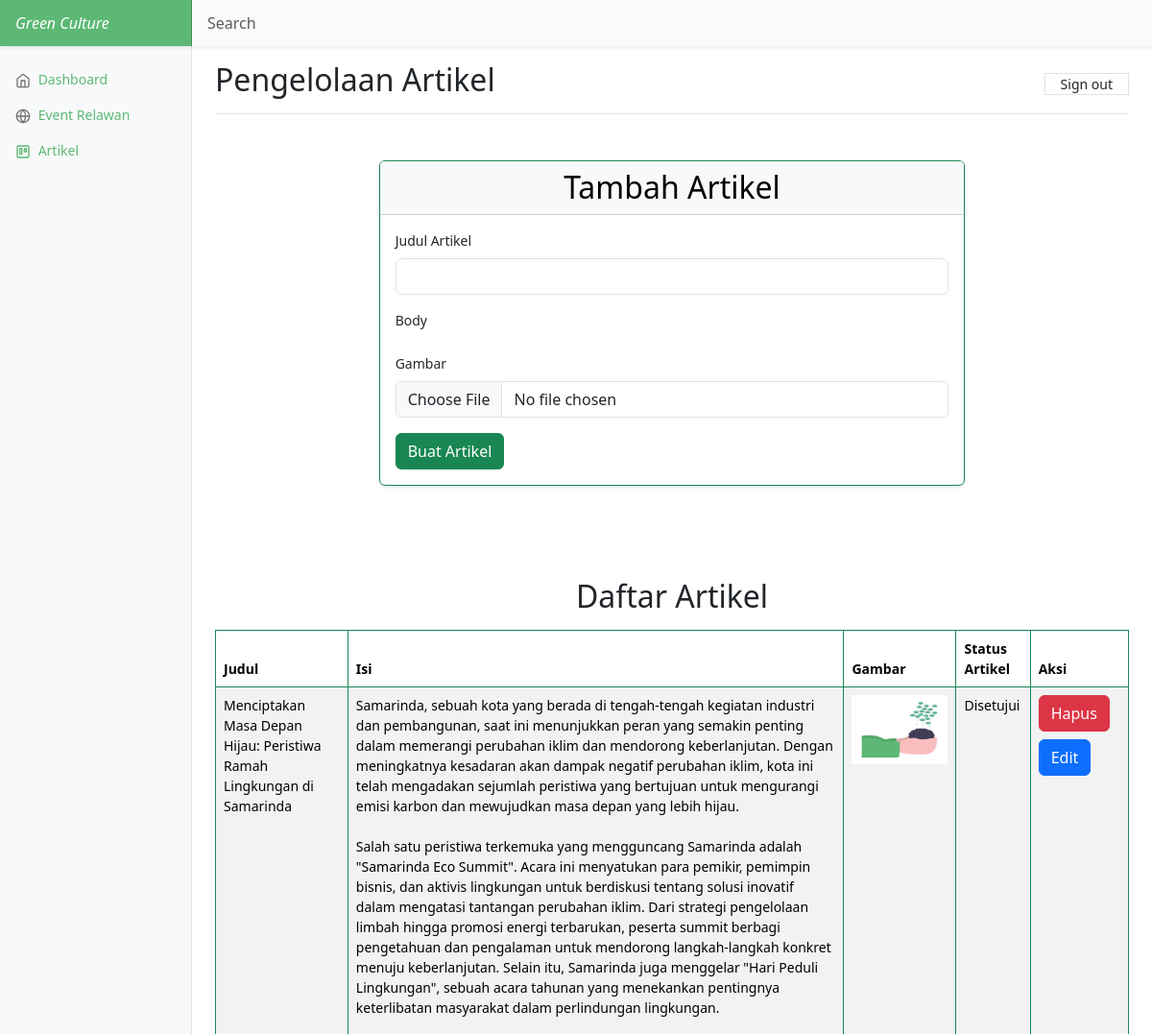
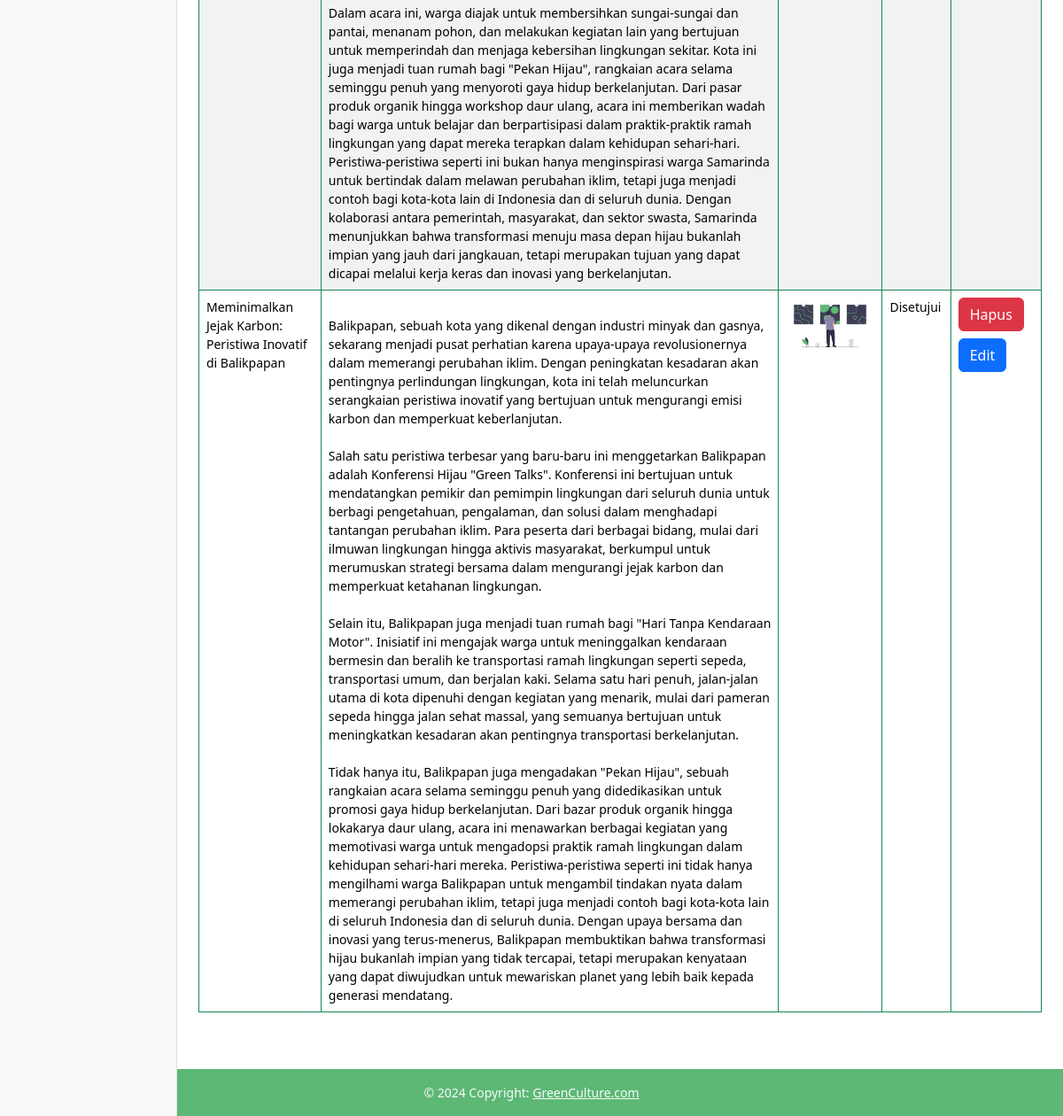
The page /code/dbadmin/artikeladmin.php (signed in) on the database its author committed (2 pictures, top to bottom).
### tables this page shows
CREATE TABLE `artikel` (
  `id_artikel` int(11) NOT NULL,
  `judul` varchar(100) NOT NULL,
  `isi` text NOT NULL,
  `gambar` varchar(255) NOT NULL,
  `status` enum('Menunggu','Disetujui','Ditolak') NOT NULL,
  `id_akun` int(11) NOT NULL
);

### code/dbadmin/artikeladmin.php (the view, shortened to what this page needs)
<?php
include '../../koneksi.php';
$query = "SELECT * FROM artikel";
$result = $conn->query($query);
?>
<!DOCTYPE html>
<html lang="en">
<head>
    <link href="https://cdn.jsdelivr.net/npm/bootstrap@5.0.2/dist/css/bootstrap.min.css" rel="stylesheet" />
    <link href="../assets/dist/css/bootstrap.min.css" rel="stylesheet">
    <link href="dashboard.css" rel="stylesheet">
    <link rel="stylesheet" type="text/css" href="https://unpkg.com/trix@2.0.8/dist/trix.css">
</head>
<body>
    <header class="navbar navbar-dark sticky-top bg-light flex-md-nowrap p-0 shadow-sm">
        <a class="navbar-brand col-md-3 col-lg-2 me-0 px-3 fst-italic" href="#" style="background-color: #5cb874;">Green Culture</a>
        <input class="form-control form-control-dark w-100" type="text" placeholder="Search" aria-label="Search">
    </header>
    <div class="container-fluid">
        <div class="row">
            <nav id="sidebarMenu" class="col-md-3 col-lg-2 d-md-block bg-light sidebar collapse">
                <div class="position-sticky pt-3">
                    <ul class="nav flex-column">
                        <li class="nav-item">
                            <a class="nav-link" aria-current="page" href="dashboardadmin.php" style="color: #5cb874;">
                                <span data-feather="home"></span>
                                Dashboard
                            </a>
                        </li>
                        <li class="nav-item">
                            <a class="nav-link" href="eventrelawan.php" style="color: #5cb874;">
                                <span data-feather="globe"></span>
                                Event Relawan
                            </a>
                        </li>
                        <li class="nav-item">
                            <a class="nav-link active" href="artikeladmin.php" style="color: #5cb874;">
                                <span data-feather="trello"></span>
                                Artikel
                            </a>
                        </li>
                    </ul>
                </div>
            </nav>
        </div>
        <main class="col-md-9 ms-sm-auto col-lg-10 px-md-4">
            <div class="d-flex justify-content-between flex-wrap flex-md-nowrap align-items-center pt-3 pb-2 mb-3 border-bottom">
                <h1 class="h2">Pengelolaan Artikel</h1>
                <a class="nav-link px-3 border" href="#" data-bs-toggle="modal" data-bs-target="#logoutModal">Sign out</a>
            </div>
            <div class="container my-5">
                <div class="row justify-content-center">
                    <div class="col-lg-8">
                        <div class="card shadow-sm border-success">
                            <div class="card-header bg-light text-black" style="background-color: #5cb874;">
                                <h2 class="text-center mb-0">Tambah Artikel</h2>
                            </div>
                            <div class="card-body">
                                <form method="POST" action="crudadmin/tambahevent.php" enctype="multipart/form-data">
                                    <div class="mb-3">
                                        <label for="judul" class="form-label">Judul Artikel</label>
                                        <input type="text" class="form-control" id="judul" name="judul">
                                    </div>
                                    <div class="mb-3">
                                        <label for="body" class="form-label">Body</label>
                                    </div>
                                    <div class="mb-3">
                                        <label for="image" class="form-label">Gambar</label>
                                        <input type="file" class="form-control" id="image" name="image">
                                    </div>
                                    <button type="submit" class="btn btn-success">Buat Artikel</button>
                                </form>
                            </div>
                        </div>
                    </div>
                </div>
            </div>
            <div class="table-responsive">
                <h2 class="mt-5 mb-3 text-center">Daftar Artikel</h2>
                <table class="table table-striped table-bordered border-success">
                    <thead>
                        <tr>
                            <th>Judul</th>
                            <th>Isi</th>
                            <th>Gambar</th>
                            <th>Status Artikel</th>
                            <th>Aksi</th>
                        </tr>
                    </thead>
                    <tbody>
                        <?php
                        if ($result->num_rows > 0) {
                            while ($row = $result->fetch_assoc()) {
                                echo "<tr>";
                                echo "<td>" . $row['judul'] . "</td>";
                                echo "<td>" . $row['isi'] . "</td>";
                                echo "<td><img src='../../assets/img/" . $row['gambar'] . "' alt='Gambar Artikel' style='max-width: 100px; height: auto;'></td>";
                                echo "<td>" . $row['status'] . "</td>";
                                echo "<td>";
                                echo "<a href='#' onclick='confirmDelete(" . $row['id_artikel'] . ")' class='btn btn-danger me-2 mb-2'>Hapus</a>";
                                echo "<a href='crudadmin/editartikel.php?id=" . $row['id_artikel'] . "' class='btn btn-primary mb-2'>Edit</a>";
                                echo "</td>";
                                echo "</tr>";
                            }
                        } else {
                            echo "<tr><td colspan='5'>Tidak ada event.</td></tr>";
                        }
                        ?>
                    </tbody>
                </table>
            </div>
        </main>
    </div>
    <footer class="bg-body-tertiary text-center text-lg-start text-light mt-5">
        <div class="text-center p-3" style="background-color: #5cb874;">
            © 2024 Copyright:
            <a class="text-light" href="">GreenCulture.com</a>
        </div>
    </footer>
</body>
</html>

### code/dbadmin/dashboard.css (style rules this page uses)
body { font-size: .875rem; }
.feather { width: 16px; height: 16px; vertical-align: text-bottom; }
.sidebar { position: fixed; top: 0; bottom: 0; left: 0; z-index: 100; padding: 48px 0 0; box-shadow: inset -1px 0 0 rgba(0, 0, 0, .1); }
.sidebar .nav-link { font-weight: 500; color: #333; }
.sidebar .nav-link .feather { margin-right: 4px; color: #727272; }
.sidebar .nav-link.active { color: #2470dc; }
.sidebar .nav-link:hover .feather, .sidebar .nav-link.active .feather { color: inherit; }
.navbar-brand { padding-top: .75rem; padding-bottom: .75rem; font-size: 1rem; background-color: rgba(0, 0, 0, .25); box-shadow: inset -1px 0 0 rgba(0, 0, 0, .25); }
.navbar .form-control { padding: .75rem 1rem; border-width: 0; border-radius: 0; }
.form-control-dark { color: #fff; background-color: rgba(255, 255, 255, .1); border-color: rgba(255, 255, 255, .1); }

### code/dbadmin/artikeladmin.php (style rules this page uses)
.container-fluid { padding-left: 0; padding-right: 0; }

### rows shown on the page
artikel: judul "Menciptakan Masa Depan Hijau: Peristiwa Ramah Lingkungan di Samarinda", isi "Samarinda, sebuah kota yang berada di tengah-tengah kegiatan industri dan pembangunan, saat ini menunjukkan peran yang semakin penting dalam memerangi perubahan iklim dan mendorong keberlanjutan. Dengan meningkatnya kesadaran akan dampak negatif perubahan iklim, kota ini telah mengadakan sejumlah peristiwa yang bertujuan untuk mengurangi emisi karbon dan mewujudkan masa depan yang lebih hijau. Salah satu peristiwa terkemuka yang mengguncang Samarinda adalah \"Samarinda Eco Summit\". Acara ini menyatukan para pemikir, pemimpin bisnis, dan aktivis lingkungan untuk berdiskusi tentang solusi inovatif dalam mengatasi tantangan perubahan iklim. Dari strategi pengelolaan limbah hingga promosi energi…", gambar (picture), status "Disetujui"
artikel: judul "Meminimalkan Jejak Karbon: Peristiwa Inovatif di Balikpapan", isi "Balikpapan, sebuah kota yang dikenal dengan industri minyak dan gasnya, sekarang menjadi pusat perhatian karena upaya-upaya revolusionernya dalam memerangi perubahan iklim. Dengan peningkatan kesadaran akan pentingnya perlindungan lingkungan, kota ini telah meluncurkan serangkaian peristiwa inovatif yang bertujuan untuk mengurangi emisi karbon dan memperkuat keberlanjutan. Salah satu peristiwa terbesar yang baru-baru ini menggetarkan Balikpapan adalah Konferensi Hijau \"Green Talks\". Konferensi ini bertujuan untuk mendatangkan pemikir dan pemimpin lingkungan dari seluruh dunia untuk berbagi pengetahuan, pengalaman, dan solusi dalam menghadapi tantangan perubahan iklim. Para peserta dari…", gambar (picture), status "Disetujui"
